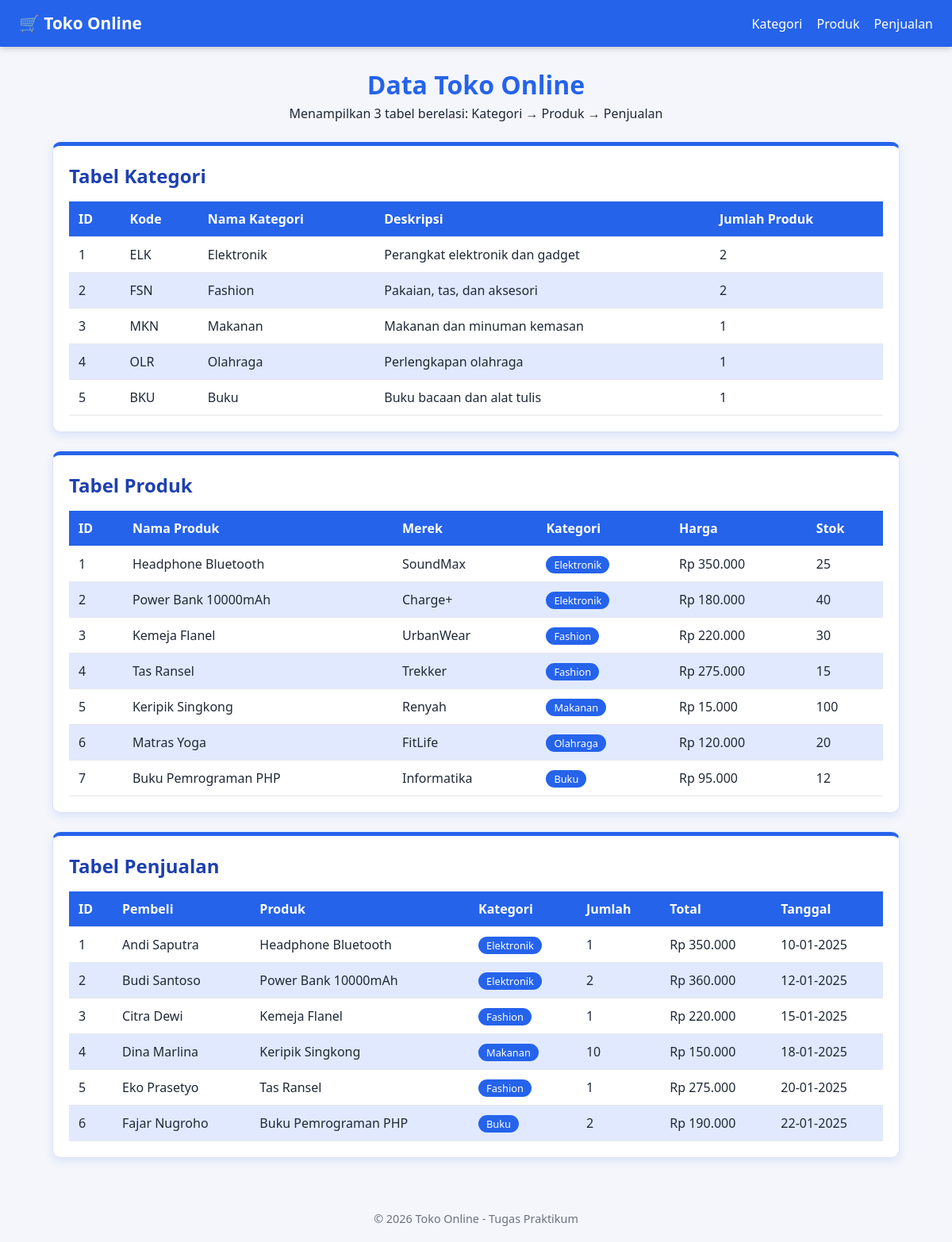
The page / on the database its author committed.
### tables this page shows
CREATE TABLE kategori (
    id_kategori   INT AUTO_INCREMENT PRIMARY KEY,
    kode_kategori VARCHAR(10)  NOT NULL UNIQUE,
    nama_kategori VARCHAR(50)  NOT NULL,
    deskripsi     VARCHAR(150)
);

CREATE TABLE produk (
    id_produk   INT AUTO_INCREMENT PRIMARY KEY,
    id_kategori INT          NOT NULL,
    nama_produk VARCHAR(80)  NOT NULL,
    merek       VARCHAR(50),
    harga       DECIMAL(12,2) NOT NULL,
    stok        INT NOT NULL DEFAULT 0,
    CONSTRAINT fk_produk_kategori FOREIGN KEY (id_kategori)
        REFERENCES kategori(id_kategori)
        ON UPDATE CASCADE ON DELETE RESTRICT
);

CREATE TABLE penjualan (
    id_penjualan INT AUTO_INCREMENT PRIMARY KEY,
    id_produk    INT NOT NULL,
    nama_pembeli VARCHAR(60) NOT NULL,
    jumlah       INT NOT NULL,
    total_harga  DECIMAL(12,2) NOT NULL,
    tanggal      DATE NOT NULL,
    CONSTRAINT fk_penjualan_produk FOREIGN KEY (id_produk)
        REFERENCES produk(id_produk)
        ON UPDATE CASCADE ON DELETE RESTRICT
);

### index.php (the view, shortened to what this page needs)
<?php
require_once "services/config.php";
$qKategori = "SELECT k.id_kategori, k.kode_kategori, k.nama_kategori, k.deskripsi,
                     COUNT(p.id_produk) AS jumlah_produk
              FROM kategori k
              LEFT JOIN produk p ON p.id_kategori = k.id_kategori
              GROUP BY k.id_kategori, k.kode_kategori, k.nama_kategori, k.deskripsi
              ORDER BY k.id_kategori";
$rKategori = $conn->query($qKategori);
$qProduk = "SELECT p.id_produk, p.nama_produk, p.merek, p.harga, p.stok, k.nama_kategori
            FROM produk p
            JOIN kategori k ON p.id_kategori = k.id_kategori
            ORDER BY p.id_produk";
$rProduk = $conn->query($qProduk);
$qJual = "SELECT j.id_penjualan, j.nama_pembeli, p.nama_produk, k.nama_kategori,
                 j.jumlah, j.total_harga, j.tanggal
          FROM penjualan j
          JOIN produk p   ON j.id_produk = p.id_produk
          JOIN kategori k ON p.id_kategori = k.id_kategori
          ORDER BY j.tanggal";
$rJual = $conn->query($qJual);
function rp($n) { return "Rp " . number_format($n, 0, ',', '.'); }
?>
<!DOCTYPE html>
<html lang="id">
<head>
  <link rel="stylesheet" href="style.css">
</head>
<body>
  <nav class="navbar">
    <div class="brand">🛒 Toko Online</div>
    <div class="nav-links">
      <a href="#kategori">Kategori</a>
      <a href="#produk">Produk</a>
      <a href="#penjualan">Penjualan</a>
    </div>
  </nav>
  <main class="container">
    <header class="hero">
      <h1>Data Toko Online</h1>
      <p>Menampilkan 3 tabel berelasi: Kategori → Produk → Penjualan</p>
    </header>
    <section id="kategori" class="card">
      <h2>Tabel Kategori</h2>
      <div class="table-wrap">
        <table>
          <thead><tr><th>ID</th><th>Kode</th><th>Nama Kategori</th><th>Deskripsi</th><th>Jumlah Produk</th></tr></thead>
          <tbody>
          <?php while ($row = $rKategori->fetch_assoc()): ?>
            <tr>
              <td><?= $row['id_kategori'] ?></td>
              <td><?= htmlspecialchars($row['kode_kategori']) ?></td>
              <td><?= htmlspecialchars($row['nama_kategori']) ?></td>
              <td><?= htmlspecialchars($row['deskripsi']) ?></td>
              <td><?= $row['jumlah_produk'] ?></td>
            </tr>
          <?php endwhile; ?>
          </tbody>
        </table>
      </div>
    </section>
    <section id="produk" class="card">
      <h2>Tabel Produk</h2>
      <div class="table-wrap">
        <table>
          <thead><tr><th>ID</th><th>Nama Produk</th><th>Merek</th><th>Kategori</th><th>Harga</th><th>Stok</th></tr></thead>
          <tbody>
          <?php while ($row = $rProduk->fetch_assoc()): ?>
            <tr>
              <td><?= $row['id_produk'] ?></td>
              <td><?= htmlspecialchars($row['nama_produk']) ?></td>
              <td><?= htmlspecialchars($row['merek']) ?></td>
              <td><span class="badge"><?= htmlspecialchars($row['nama_kategori']) ?></span></td>
              <td><?= rp($row['harga']) ?></td>
              <td><?= $row['stok'] ?></td>
            </tr>
          <?php endwhile; ?>
          </tbody>
        </table>
      </div>
    </section>
    <section id="penjualan" class="card">
      <h2>Tabel Penjualan</h2>
      <div class="table-wrap">
        <table>
          <thead><tr><th>ID</th><th>Pembeli</th><th>Produk</th><th>Kategori</th><th>Jumlah</th><th>Total</th><th>Tanggal</th></tr></thead>
          <tbody>
          <?php while ($row = $rJual->fetch_assoc()): ?>
            <tr>
              <td><?= $row['id_penjualan'] ?></td>
              <td><?= htmlspecialchars($row['nama_pembeli']) ?></td>
              <td><?= htmlspecialchars($row['nama_produk']) ?></td>
              <td><span class="badge"><?= htmlspecialchars($row['nama_kategori']) ?></span></td>
              <td><?= $row['jumlah'] ?></td>
              <td><?= rp($row['total_harga']) ?></td>
              <td><?= date('d-m-Y', strtotime($row['tanggal'])) ?></td>
            </tr>
          <?php endwhile; ?>
          </tbody>
        </table>
      </div>
    </section>
  </main>
  <footer class="footer">&copy; <?= date('Y') ?> Toko Online - Tugas Praktikum</footer>
</body>
</html>

### style.css (style rules this page uses)
:root { --brand: #2563eb; --brand-dark: #1e40af; --brand-soft: #e0e9ff; --text: #1f2937; --bg: #f4f6fb; }
* { box-sizing: border-box; margin: 0; padding: 0; }
body { font-family: "Segoe UI", Arial, sans-serif; background: var(--bg); color: var(--text); line-height: 1.5; }
.navbar { display: flex; justify-content: space-between; align-items: center; flex-wrap: wrap; gap: 8px; background: var(--brand); color: #fff; padding: 14px 24px; position: sticky; top: 0; z-index: 10; box-shadow: 0 2px 8px rgba(0,0,0,.2); }
.brand { font-size: 1.3rem; font-weight: 700; }
.nav-links { display: flex; gap: 18px; }
.nav-links a { color: #fff; text-decoration: none; font-weight: 500; }
.container { max-width: 1100px; margin: 0 auto; padding: 24px 16px; }
.hero { text-align: center; margin-bottom: 24px; }
.hero h1 { color: var(--brand); font-size: 2rem; }
.card { background: #fff; padding: 20px; margin-bottom: 24px; border: 1px solid #dbe3f5; border-top: 5px solid var(--brand); border-radius: 10px; box-shadow: 0 4px 12px rgba(37,99,235,.12); }
.card h2 { color: var(--brand-dark); margin-bottom: 14px; }
.table-wrap { overflow-x: auto; }
table { width: 100%; border-collapse: collapse; min-width: 520px; }
th, td { padding: 10px 12px; text-align: left; border-bottom: 1px solid #e5e7eb; }
thead th { background: var(--brand); color: #fff; }
tbody tr:nth-child(even) { background: var(--brand-soft); }
.badge { background: var(--brand); color: #fff; padding: 2px 10px; border-radius: 999px; font-size: .8rem; }
.footer { text-align: center; padding: 18px; color: #6b7280; font-size: .9rem; }

### rows shown on the page
kategori: id_kategori "1", kode_kategori "ELK", nama_kategori "Elektronik", deskripsi "Perangkat elektronik dan gadget", jumlah_produk "2"
kategori: id_kategori "2", kode_kategori "FSN", nama_kategori "Fashion", deskripsi "Pakaian, tas, dan aksesori", jumlah_produk "2"
kategori: id_kategori "3", kode_kategori "MKN", nama_kategori "Makanan", deskripsi "Makanan dan minuman kemasan", jumlah_produk "1"
kategori: id_kategori "4", kode_kategori "OLR", nama_kategori "Olahraga", deskripsi "Perlengkapan olahraga", jumlah_produk "1"
kategori: id_kategori "5", kode_kategori "BKU", nama_kategori "Buku", deskripsi "Buku bacaan dan alat tulis", jumlah_produk "1"
produk: id_produk "1", nama_produk "Headphone Bluetooth", merek "SoundMax", id_kategori.nama_kategori "Elektronik", harga "Rp 350.000", stok "25"
produk: id_produk "2", nama_produk "Power Bank 10000mAh", merek "Charge+", id_kategori.nama_kategori "Elektronik", harga "Rp 180.000", stok "40"
produk: id_produk "3", nama_produk "Kemeja Flanel", merek "UrbanWear", id_kategori.nama_kategori "Fashion", harga "Rp 220.000", stok "30"
produk: id_produk "4", nama_produk "Tas Ransel", merek "Trekker", id_kategori.nama_kategori "Fashion", harga "Rp 275.000", stok "15"
produk: id_produk "5", nama_produk "Keripik Singkong", merek "Renyah", id_kategori.nama_kategori "Makanan", harga "Rp 15.000", stok "100"
produk: id_produk "6", nama_produk "Matras Yoga", merek "FitLife", id_kategori.nama_kategori "Olahraga", harga "Rp 120.000", stok "20"
produk: id_produk "7", nama_produk "Buku Pemrograman PHP", merek "Informatika", id_kategori.nama_kategori "Buku", harga "Rp 95.000", stok "12"
penjualan: id_penjualan "1", nama_pembeli "Andi Saputra", id_produk.nama_produk "Headphone Bluetooth", kategori.nama_kategori "Elektronik", jumlah "1", total_harga "Rp 350.000", tanggal "10-01-2025"
penjualan: id_penjualan "2", nama_pembeli "Budi Santoso", id_produk.nama_produk "Power Bank 10000mAh", kategori.nama_kategori "Elektronik", jumlah "2", total_harga "Rp 360.000", tanggal "12-01-2025"
penjualan: id_penjualan "3", nama_pembeli "Citra Dewi", id_produk.nama_produk "Kemeja Flanel", kategori.nama_kategori "Fashion", jumlah "1", total_harga "Rp 220.000", tanggal "15-01-2025"
penjualan: id_penjualan "4", nama_pembeli "Dina Marlina", id_produk.nama_produk "Keripik Singkong", kategori.nama_kategori "Makanan", jumlah "10", total_harga "Rp 150.000", tanggal "18-01-2025"
penjualan: id_penjualan "5", nama_pembeli "Eko Prasetyo", id_produk.nama_produk "Tas Ransel", kategori.nama_kategori "Fashion", jumlah "1", total_harga "Rp 275.000", tanggal "20-01-2025"
penjualan: id_penjualan "6", nama_pembeli "Fajar Nugroho", id_produk.nama_produk "Buku Pemrograman PHP", kategori.nama_kategori "Buku", jumlah "2", total_harga "Rp 190.000", tanggal "22-01-2025"
